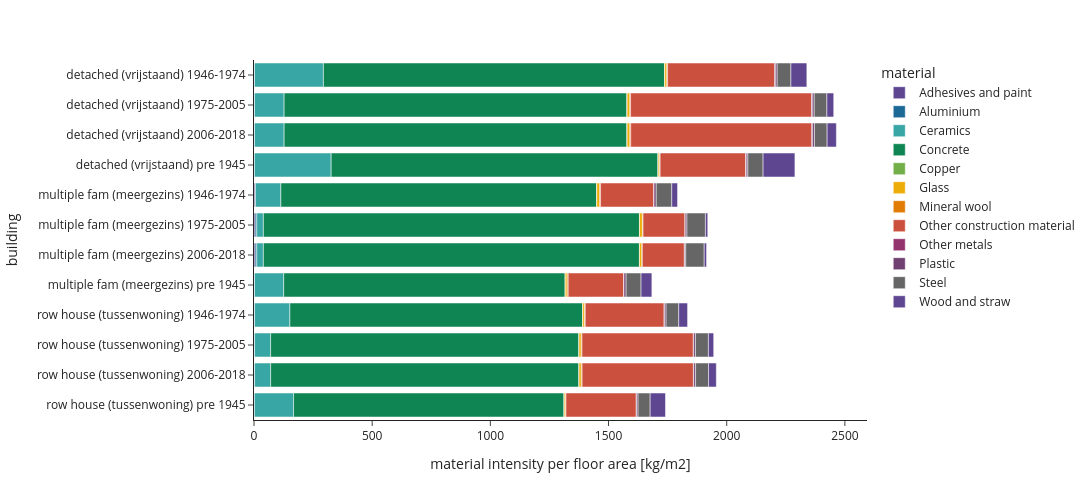

Source (notebook cell):
### Code cell
# visualisation of the assumed material intensities
""" the trend shows that buildings tend to encompass heavier material per m2 over time, and a shift from wood and bricks to concrete to sand and clay"""
m_plot = mi_buildings.copy()
m_plot.index = [str(i) + ' ' + str(j) for i, j in m_plot.index]
m_plot = m_plot.stack().reset_index()
m_plot.columns = ['building', 'material', 'value']
fig = px.bar(m_plot, x='value', y='building', color='material', labels={'value':'material intensity per floor area [kg/m2]'}, template='simple_white', 
             color_discrete_sequence= px.colors.qualitative.Prism) #antique, vivid, prism, T10
fig.update_layout(width=1100, height=500, yaxis = dict(autorange="reversed"))    
fig.write_image('visualisations/mi_buildings'+material_buildings_source+'_grouped.svg')
fig.show()

### Figure 1 — Plotly figure (JSON) as saved in the notebook; plotly's stock layout.template omitted (floating-point values rounded to 4 significant figures)
{"data": [{"alignmentgroup": "True", "hovertemplate": "material=Adhesives and paint<br>material intensity per floor area [kg/m2]=%{x}<br>building=%{y}<extra></extra>", "legendgroup": "Adhesives and paint", "marker": {"color": "rgb(95, 70, 144)", "pattern": {"shape": ""}}, "name": "Adhesives and paint", "offsetgroup": "Adhesives and paint", "orientation": "h", "showlegend": true, "textposition": "auto", "type": "bar", "x": [1.928, 1.934, 2.011, 1.586, 4.628, 4.79, 4.725, 1.978, 1.96, 1.973, 2.053, 1.374], "xaxis": "x", "y": ["detached (vrijstaand) 1946-1974", "detached (vrijstaand) 1975-2005", "detached (vrijstaand) 2006-2018", "detached (vrijstaand) pre 1945", "multiple fam (meergezins) 1946-1974", "multiple fam (meergezins) 1975-2005", "multiple fam (meergezins) 2006-2018", "multiple fam (meergezins) pre 1945", "row house (tussenwoning) 1946-1974", "row house (tussenwoning) 1975-2005", "row house (tussenwoning) 2006-2018", "row house (tussenwoning) pre 1945"], "yaxis": "y"}, {"alignmentgroup": "True", "hovertemplate": "material=Aluminium<br>material intensity per floor area [kg/m2]=%{x}<br>building=%{y}<extra></extra>", "legendgroup": "Aluminium", "marker": {"color": "rgb(29, 105, 150)", "pattern": {"shape": ""}}, "name": "Aluminium", "offsetgroup": "Aluminium", "orientation": "h", "showlegend": true, "textposition": "auto", "type": "bar", "x": [0.2434, 0.2233, 0.2233, 0.1506, 1.32, 6.957, 6.957, 0.1886, 0.4592, 0.3781, 0.3781, 0.3785], "xaxis": "x", "y": ["detached (vrijstaand) 1946-1974", "detached (vrijstaand) 1975-2005", "detached (vrijstaand) 2006-2018", "detached (vrijstaand) pre 1945", "multiple fam (meergezins) 1946-1974", "multiple fam (meergezins) 1975-2005", "multiple fam (meergezins) 2006-2018", "multiple fam (meergezins) pre 1945", "row house (tussenwoning) 1946-1974", "row house (tussenwoning) 1975-2005", "row house (tussenwoning) 2006-2018", "row house (tussenwoning) pre 1945"], "yaxis": "y"}, {"alignmentgroup": "True", "hovertemplate": "material=Ceramics<br>material intensity per floor area [kg/m2]=%{x}<br>building=%{y}<extra></extra>", "legendgroup": "Ceramics", "marker": {"color": "rgb(56, 166, 165)", "pattern": {"shape": ""}}, "name": "Ceramics", "offsetgroup": "Ceramics", "orientation": "h", "showlegend": true, "textposition": "auto", "type": "bar", "x": [291.4, 125.3, 125.3, 324.7, 107.6, 27.9, 27.9, 123.5, 149.3, 67.91, 67.91, 165.6], "xaxis": "x", "y": ["detached (vrijstaand) 1946-1974", "detached (vrijstaand) 1975-2005", "detached (vrijstaand) 2006-2018", "detached (vrijstaand) pre 1945", "multiple fam (meergezins) 1946-1974", "multiple fam (meergezins) 1975-2005", "multiple fam (meergezins) 2006-2018", "multiple fam (meergezins) pre 1945", "row house (tussenwoning) 1946-1974", "row house (tussenwoning) 1975-2005", "row house (tussenwoning) 2006-2018", "row house (tussenwoning) pre 1945"], "yaxis": "y"}, {"alignmentgroup": "True", "hovertemplate": "material=Concrete<br>material intensity per floor area [kg/m2]=%{x}<br>building=%{y}<extra></extra>", "legendgroup": "Concrete", "marker": {"color": "rgb(15, 133, 84)", "pattern": {"shape": ""}}, "name": "Concrete", "offsetgroup": "Concrete", "orientation": "h", "showlegend": true, "textposition": "auto", "type": "bar", "x": [1443.0, 1450.0, 1450.0, 1383.0, 1337.0, 1591.0, 1591.0, 1191.0, 1239.0, 1304.0, 1304.0, 1144.0], "xaxis": "x", "y": ["detached (vrijstaand) 1946-1974", "detached (vrijstaand) 1975-2005", "detached (vrijstaand) 2006-2018", "detached (vrijstaand) pre 1945", "multiple fam (meergezins) 1946-1974", "multiple fam (meergezins) 1975-2005", "multiple fam (meergezins) 2006-2018", "multiple fam (meergezins) pre 1945", "row house (tussenwoning) 1946-1974", "row house (tussenwoning) 1975-2005", "row house (tussenwoning) 2006-2018", "row house (tussenwoning) pre 1945"], "yaxis": "y"}, {"alignmentgroup": "True", "hovertemplate": "material=Copper<br>material intensity per floor area [kg/m2]=%{x}<br>building=%{y}<extra></extra>", "legendgroup": "Copper", "marker": {"color": "rgb(115, 175, 72)", "pattern": {"shape": ""}}, "name": "Copper", "offsetgroup": "Copper", "orientation": "h", "showlegend": true, "textposition": "auto", "type": "bar", "x": [0.8839, 0.8839, 0.8839, 0.8839, 0.2895, 0.2895, 0.2895, 0.2895, 0.3515, 0.3515, 0.3515, 0.3515], "xaxis": "x", "y": ["detached (vrijstaand) 1946-1974", "detached (vrijstaand) 1975-2005", "detached (vrijstaand) 2006-2018", "detached (vrijstaand) pre 1945", "multiple fam (meergezins) 1946-1974", "multiple fam (meergezins) 1975-2005", "multiple fam (meergezins) 2006-2018", "multiple fam (meergezins) pre 1945", "row house (tussenwoning) 1946-1974", "row house (tussenwoning) 1975-2005", "row house (tussenwoning) 2006-2018", "row house (tussenwoning) pre 1945"], "yaxis": "y"}, {"alignmentgroup": "True", "hovertemplate": "material=Glass<br>material intensity per floor area [kg/m2]=%{x}<br>building=%{y}<extra></extra>", "legendgroup": "Glass", "marker": {"color": "rgb(237, 173, 8)", "pattern": {"shape": ""}}, "name": "Glass", "offsetgroup": "Glass", "orientation": "h", "showlegend": true, "textposition": "auto", "type": "bar", "x": [8.707, 11.25, 11.57, 5.262, 11.68, 12.19, 10.33, 8.051, 7.67, 9.56, 9.764, 5.122], "xaxis": "x", "y": ["detached (vrijstaand) 1946-1974", "detached (vrijstaand) 1975-2005", "detached (vrijstaand) 2006-2018", "detached (vrijstaand) pre 1945", "multiple fam (meergezins) 1946-1974", "multiple fam (meergezins) 1975-2005", "multiple fam (meergezins) 2006-2018", "multiple fam (meergezins) pre 1945", "row house (tussenwoning) 1946-1974", "row house (tussenwoning) 1975-2005", "row house (tussenwoning) 2006-2018", "row house (tussenwoning) pre 1945"], "yaxis": "y"}, {"alignmentgroup": "True", "hovertemplate": "material=Mineral wool<br>material intensity per floor area [kg/m2]=%{x}<br>building=%{y}<extra></extra>", "legendgroup": "Mineral wool", "marker": {"color": "rgb(225, 124, 5)", "pattern": {"shape": ""}}, "name": "Mineral wool", "offsetgroup": "Mineral wool", "orientation": "h", "showlegend": true, "textposition": "auto", "type": "bar", "x": [3.202, 3.343, 3.534, 3.075, 4.169, 2.852, 1.746, 4.28, 2.978, 3.07, 3.191, 2.908], "xaxis": "x", "y": ["detached (vrijstaand) 1946-1974", "detached (vrijstaand) 1975-2005", "detached (vrijstaand) 2006-2018", "detached (vrijstaand) pre 1945", "multiple fam (meergezins) 1946-1974", "multiple fam (meergezins) 1975-2005", "multiple fam (meergezins) 2006-2018", "multiple fam (meergezins) pre 1945", "row house (tussenwoning) 1946-1974", "row house (tussenwoning) 1975-2005", "row house (tussenwoning) 2006-2018", "row house (tussenwoning) pre 1945"], "yaxis": "y"}, {"alignmentgroup": "True", "hovertemplate": "material=Other construction material<br>material intensity per floor area [kg/m2]=%{x}<br>building=%{y}<extra></extra>", "legendgroup": "Other construction material", "marker": {"color": "rgb(204, 80, 62)", "pattern": {"shape": ""}}, "name": "Other construction material", "offsetgroup": "Other construction material", "orientation": "h", "showlegend": true, "textposition": "auto", "type": "bar", "x": [453.4, 766.2, 766.2, 361.5, 225.7, 177.7, 177.7, 235.4, 333.7, 470.9, 470.9, 297.2], "xaxis": "x", "y": ["detached (vrijstaand) 1946-1974", "detached (vrijstaand) 1975-2005", "detached (vrijstaand) 2006-2018", "detached (vrijstaand) pre 1945", "multiple fam (meergezins) 1946-1974", "multiple fam (meergezins) 1975-2005", "multiple fam (meergezins) 2006-2018", "multiple fam (meergezins) pre 1945", "row house (tussenwoning) 1946-1974", "row house (tussenwoning) 1975-2005", "row house (tussenwoning) 2006-2018", "row house (tussenwoning) pre 1945"], "yaxis": "y"}, {"alignmentgroup": "True", "hovertemplate": "material=Other metals<br>material intensity per floor area [kg/m2]=%{x}<br>building=%{y}<extra></extra>", "legendgroup": "Other metals", "marker": {"color": "rgb(148, 52, 110)", "pattern": {"shape": ""}}, "name": "Other metals", "offsetgroup": "Other metals", "orientation": "h", "showlegend": true, "textposition": "auto", "type": "bar", "x": [2.661, 2.661, 2.661, 2.639, 0.6781, 0.6824, 0.6824, 0.6773, 1.52, 1.52, 1.52, 1.47], "xaxis": "x", "y": ["detached (vrijstaand) 1946-1974", "detached (vrijstaand) 1975-2005", "detached (vrijstaand) 2006-2018", "detached (vrijstaand) pre 1945", "multiple fam (meergezins) 1946-1974", "multiple fam (meergezins) 1975-2005", "multiple fam (meergezins) 2006-2018", "multiple fam (meergezins) pre 1945", "row house (tussenwoning) 1946-1974", "row house (tussenwoning) 1975-2005", "row house (tussenwoning) 2006-2018", "row house (tussenwoning) pre 1945"], "yaxis": "y"}, {"alignmentgroup": "True", "hovertemplate": "material=Plastic<br>material intensity per floor area [kg/m2]=%{x}<br>building=%{y}<extra></extra>", "legendgroup": "Plastic", "marker": {"color": "rgb(111, 64, 112)", "pattern": {"shape": ""}}, "name": "Plastic", "offsetgroup": "Plastic", "orientation": "h", "showlegend": true, "textposition": "auto", "type": "bar", "x": [7.569, 8.03, 8.386, 7.013, 9.22, 7.388, 5.326, 8.987, 6.817, 7.592, 7.819, 6.238], "xaxis": "x", "y": ["detached (vrijstaand) 1946-1974", "detached (vrijstaand) 1975-2005", "detached (vrijstaand) 2006-2018", "detached (vrijstaand) pre 1945", "multiple fam (meergezins) 1946-1974", "multiple fam (meergezins) 1975-2005", "multiple fam (meergezins) 2006-2018", "multiple fam (meergezins) pre 1945", "row house (tussenwoning) 1946-1974", "row house (tussenwoning) 1975-2005", "row house (tussenwoning) 2006-2018", "row house (tussenwoning) pre 1945"], "yaxis": "y"}, {"alignmentgroup": "True", "hovertemplate": "material=Steel<br>material intensity per floor area [kg/m2]=%{x}<br>building=%{y}<extra></extra>", "legendgroup": "Steel", "marker": {"color": "rgb(102, 102, 102)", "pattern": {"shape": ""}}, "name": "Steel", "offsetgroup": "Steel", "orientation": "h", "showlegend": true, "textposition": "auto", "type": "bar", "x": [58.2, 53.76, 53.75, 64.54, 65.67, 78.15, 78.13, 63.25, 53.46, 54.82, 54.81, 51.24], "xaxis": "x", "y": ["detached (vrijstaand) 1946-1974", "detached (vrijstaand) 1975-2005", "detached (vrijstaand) 2006-2018", "detached (vrijstaand) pre 1945", "multiple fam (meergezins) 1946-1974", "multiple fam (meergezins) 1975-2005", "multiple fam (meergezins) 2006-2018", "multiple fam (meergezins) pre 1945", "row house (tussenwoning) 1946-1974", "row house (tussenwoning) 1975-2005", "row house (tussenwoning) 2006-2018", "row house (tussenwoning) pre 1945"], "yaxis": "y"}, {"alignmentgroup": "True", "hovertemplate": "material=Wood and straw<br>material intensity per floor area [kg/m2]=%{x}<br>building=%{y}<extra></extra>", "legendgroup": "Wood and straw", "marker": {"color": "rgb(95, 70, 144)", "pattern": {"shape": ""}}, "name": "Wood and straw", "offsetgroup": "Wood and straw", "orientation": "h", "showlegend": true, "textposition": "auto", "type": "bar", "x": [67.38, 28.89, 39.05, 134.6, 24.52, 9.862, 9.862, 45.81, 37.43, 22.39, 32.83, 64.77], "xaxis": "x", "y": ["detached (vrijstaand) 1946-1974", "detached (vrijstaand) 1975-2005", "detached (vrijstaand) 2006-2018", "detached (vrijstaand) pre 1945", "multiple fam (meergezins) 1946-1974", "multiple fam (meergezins) 1975-2005", "multiple fam (meergezins) 2006-2018", "multiple fam (meergezins) pre 1945", "row house (tussenwoning) 1946-1974", "row house (tussenwoning) 1975-2005", "row house (tussenwoning) 2006-2018", "row house (tussenwoning) pre 1945"], "yaxis": "y"}], "layout": {"barmode": "relative", "height": 500, "legend": {"title": {"text": "material"}, "tracegroupgap": 0}, "margin": {"t": 60}, "width": 1100, "xaxis": {"anchor": "y", "domain": [0, 1], "title": {"text": "material intensity per floor area [kg/m2]"}}, "yaxis": {"anchor": "x", "autorange": "reversed", "domain": [0, 1], "title": {"text": "building"}}}}
